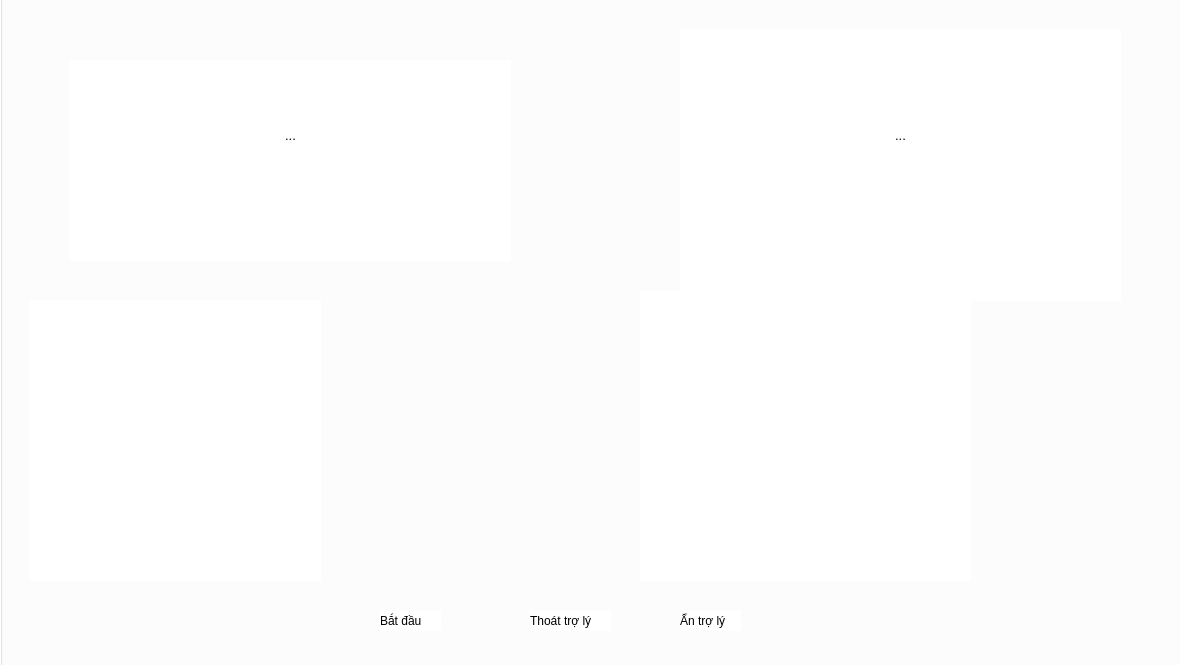
<?xml version="1.0" encoding="UTF-8"?>
<ui version="4.0">
 <class>MainWindow</class>
 <widget class="QMainWindow" name="MainWindow">
  <property name="geometry">
   <rect>
    <x>0</x>
    <y>0</y>
    <width>1180</width>
    <height>665</height>
   </rect>
  </property>
  <property name="windowTitle">
   <string>Trợ lý ảo diệu</string>
  </property>
  <property name="windowIcon">
   <iconset>
    <normaloff>Picture/ai.png</normaloff>Picture/ai.png</iconset>
  </property>
  <property name="iconSize">
   <size>
    <width>30</width>
    <height>30</height>
   </size>
  </property>
  <widget class="QWidget" name="centralwidget">
   <widget class="QGroupBox" name="groupBox">
    <property name="geometry">
     <rect>
      <x>0</x>
      <y>-10</y>
      <width>1191</width>
      <height>681</height>
     </rect>
    </property>
    <property name="styleSheet">
     <string notr="true">background-color: rgb(255, 255, 255);</string>
    </property>
    <property name="title">
     <string/>
    </property>
    <widget class="QLabel" name="lb_user">
     <property name="geometry">
      <rect>
       <x>120</x>
       <y>90</y>
       <width>341</width>
       <height>111</height>
      </rect>
     </property>
     <property name="font">
      <font>
       <pointsize>10</pointsize>
      </font>
     </property>
     <property name="text">
      <string>...</string>
     </property>
     <property name="alignment">
      <set>Qt::AlignCenter</set>
     </property>
     <property name="wordWrap">
      <bool>true</bool>
     </property>
    </widget>
    <widget class="QLabel" name="label">
     <property name="geometry">
      <rect>
       <x>70</x>
       <y>70</y>
       <width>441</width>
       <height>201</height>
      </rect>
     </property>
     <property name="text">
      <string/>
     </property>
     <property name="pixmap">
      <pixmap>Picture/speech-29435_1280.png</pixmap>
     </property>
     <property name="scaledContents">
      <bool>true</bool>
     </property>
    </widget>
    <widget class="QLabel" name="label_2">
     <property name="geometry">
      <rect>
       <x>30</x>
       <y>310</y>
       <width>291</width>
       <height>281</height>
      </rect>
     </property>
     <property name="styleSheet">
      <string notr="true"/>
     </property>
     <property name="text">
      <string/>
     </property>
     <property name="pixmap">
      <pixmap>Picture/man.png</pixmap>
     </property>
     <property name="scaledContents">
      <bool>true</bool>
     </property>
    </widget>
    <widget class="QLabel" name="label_3">
     <property name="geometry">
      <rect>
       <x>640</x>
       <y>300</y>
       <width>331</width>
       <height>291</height>
      </rect>
     </property>
     <property name="text">
      <string/>
     </property>
     <property name="pixmap">
      <pixmap>Picture/7904424933cc535b666f2de669973530.gif</pixmap>
     </property>
     <property name="scaledContents">
      <bool>true</bool>
     </property>
    </widget>
    <widget class="QLabel" name="label_4">
     <property name="geometry">
      <rect>
       <x>680</x>
       <y>40</y>
       <width>441</width>
       <height>271</height>
      </rect>
     </property>
     <property name="text">
      <string/>
     </property>
     <property name="pixmap">
      <pixmap>Picture/speech-29435_1280.png</pixmap>
     </property>
     <property name="scaledContents">
      <bool>true</bool>
     </property>
    </widget>
    <widget class="QLabel" name="lb_Ai">
     <property name="geometry">
      <rect>
       <x>740</x>
       <y>60</y>
       <width>321</width>
       <height>170</height>
      </rect>
     </property>
     <property name="font">
      <font>
       <pointsize>10</pointsize>
      </font>
     </property>
     <property name="text">
      <string>...</string>
     </property>
     <property name="scaledContents">
      <bool>false</bool>
     </property>
     <property name="alignment">
      <set>Qt::AlignCenter</set>
     </property>
     <property name="wordWrap">
      <bool>true</bool>
     </property>
    </widget>
    <widget class="QPushButton" name="pb_Start">
     <property name="geometry">
      <rect>
       <x>360</x>
       <y>550</y>
       <width>81</width>
       <height>61</height>
      </rect>
     </property>
     <property name="styleSheet">
      <string notr="true">background-color: rgb(60, 87, 87);</string>
     </property>
     <property name="text">
      <string/>
     </property>
     <property name="icon">
      <iconset>
       <normaloff>Picture/on-button.png</normaloff>Picture/on-button.png</iconset>
     </property>
     <property name="iconSize">
      <size>
       <width>60</width>
       <height>60</height>
      </size>
     </property>
     <property name="autoDefault">
      <bool>false</bool>
     </property>
     <property name="default">
      <bool>false</bool>
     </property>
     <property name="flat">
      <bool>true</bool>
     </property>
    </widget>
    <widget class="QPushButton" name="pb_Exit">
     <property name="geometry">
      <rect>
       <x>520</x>
       <y>550</y>
       <width>81</width>
       <height>61</height>
      </rect>
     </property>
     <property name="styleSheet">
      <string notr="true">background-color: rgb(255, 123, 121);</string>
     </property>
     <property name="text">
      <string/>
     </property>
     <property name="icon">
      <iconset>
       <normaloff>Picture/exit.png</normaloff>Picture/exit.png</iconset>
     </property>
     <property name="iconSize">
      <size>
       <width>60</width>
       <height>60</height>
      </size>
     </property>
     <property name="autoDefault">
      <bool>false</bool>
     </property>
     <property name="default">
      <bool>false</bool>
     </property>
     <property name="flat">
      <bool>true</bool>
     </property>
    </widget>
    <widget class="QLabel" name="label_5">
     <property name="geometry">
      <rect>
       <x>380</x>
       <y>620</y>
       <width>61</width>
       <height>21</height>
      </rect>
     </property>
     <property name="text">
      <string>Bắt đầu</string>
     </property>
    </widget>
    <widget class="QLabel" name="label_6">
     <property name="geometry">
      <rect>
       <x>530</x>
       <y>620</y>
       <width>81</width>
       <height>21</height>
      </rect>
     </property>
     <property name="text">
      <string>Thoát trợ lý</string>
     </property>
    </widget>
    <widget class="QPushButton" name="pb_Hide">
     <property name="geometry">
      <rect>
       <x>660</x>
       <y>550</y>
       <width>81</width>
       <height>61</height>
      </rect>
     </property>
     <property name="styleSheet">
      <string notr="true">background-color: rgb(255, 123, 121);</string>
     </property>
     <property name="text">
      <string/>
     </property>
     <property name="icon">
      <iconset>
       <normaloff>Picture/exit.png</normaloff>Picture/exit.png</iconset>
     </property>
     <property name="iconSize">
      <size>
       <width>60</width>
       <height>60</height>
      </size>
     </property>
     <property name="autoDefault">
      <bool>false</bool>
     </property>
     <property name="default">
      <bool>false</bool>
     </property>
     <property name="flat">
      <bool>true</bool>
     </property>
    </widget>
    <widget class="QLabel" name="label_7">
     <property name="geometry">
      <rect>
       <x>680</x>
       <y>620</y>
       <width>61</width>
       <height>21</height>
      </rect>
     </property>
     <property name="text">
      <string>Ẩn trợ lý</string>
     </property>
    </widget>
    <zorder>label</zorder>
    <zorder>lb_user</zorder>
    <zorder>label_2</zorder>
    <zorder>label_3</zorder>
    <zorder>label_4</zorder>
    <zorder>lb_Ai</zorder>
    <zorder>pb_Start</zorder>
    <zorder>pb_Exit</zorder>
    <zorder>label_5</zorder>
    <zorder>label_6</zorder>
    <zorder>pb_Hide</zorder>
    <zorder>label_7</zorder>
   </widget>
  </widget>
 </widget>
 <resources/>
 <connections/>
</ui>
